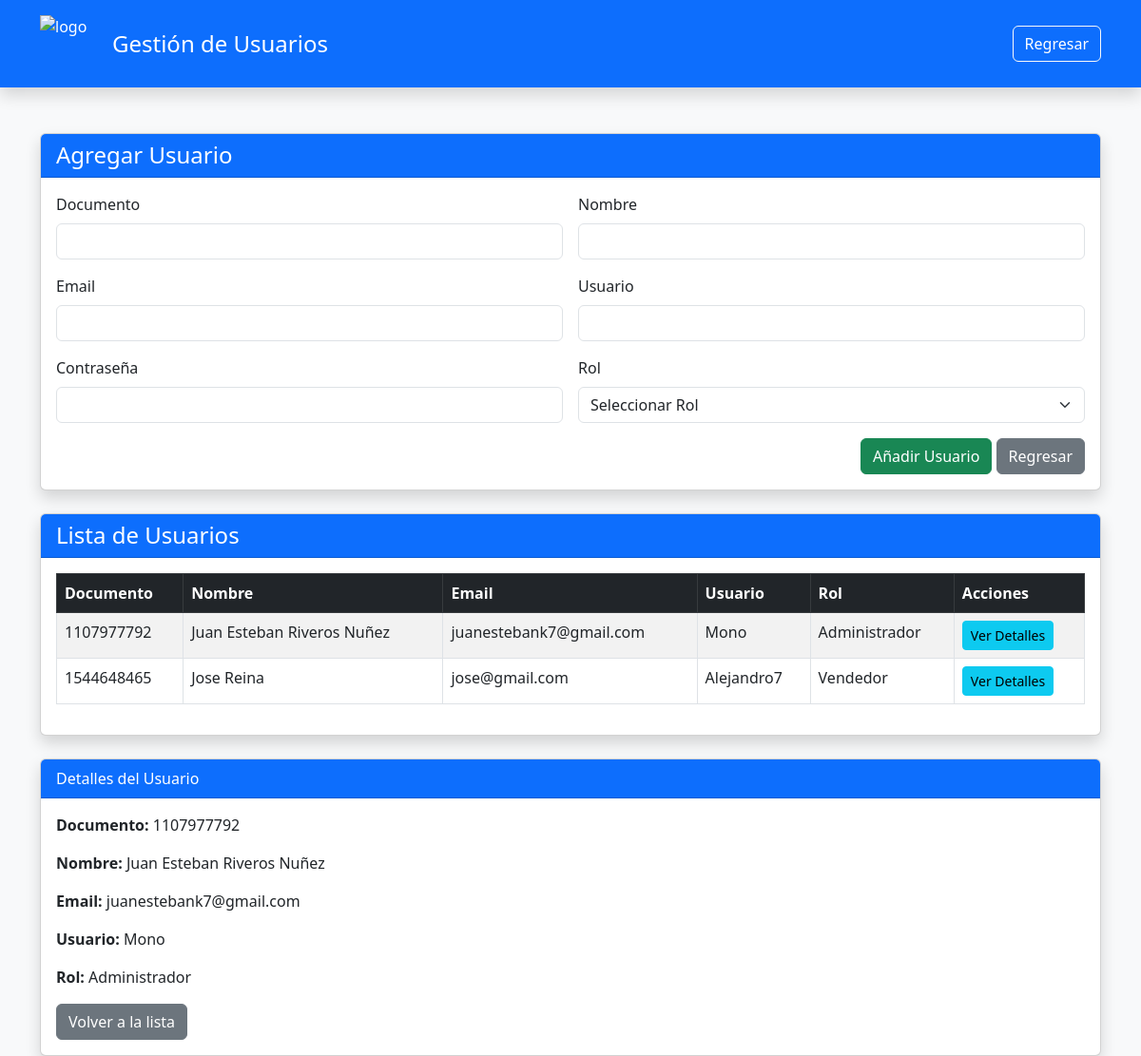
Page /model/Administrador/usuarios.php?documento=1107977792 (signed in) on the committed database.
### tables this page shows
CREATE TABLE `usuarios` (
  `documento` int(12) NOT NULL,
  `nombre` varchar(100) NOT NULL,
  `email` varchar(100) NOT NULL,
  `usuario` varchar(50) NOT NULL,
  `contrasena` varchar(255) NOT NULL,
  `id_rol` int(11) NOT NULL,
  `token_recuperacion` varchar(255) DEFAULT NULL,
  `token_expira` datetime DEFAULT NULL
);

CREATE TABLE `roles` (
  `id_rol` int(11) NOT NULL,
  `nombre_rol` varchar(50) NOT NULL
);

### model/Administrador/usuarios.php (the view, shortened to what this page needs)
<?php
$db = new Database();
$con = $db->conectar();
$sql = $con->prepare("
    SELECT u.documento, u.nombre, u.email, u.usuario, r.nombre_rol
    FROM usuarios u
    INNER JOIN roles r ON u.id_rol = r.id_rol
");
$sql->execute();
$usuarios = $sql->fetchAll(PDO::FETCH_ASSOC);
?>
<!DOCTYPE html>
<html lang="es">
<head>
    <link href="https://cdn.jsdelivr.net/npm/bootstrap@5.3.0/dist/css/bootstrap.min.css" rel="stylesheet">
</head>
<body class="bg-light">
    <header class="bg-primary text-white py-3 shadow">
        <div class="container d-flex flex-column flex-md-row align-items-center justify-content-between">
            <div class="d-flex align-items-center">
                <img src="../../controller/image/avatar.png" alt="logo" class="me-3" style="width:60px; height:60px;">
                <h4 class="mb-0">Gestión de Usuarios</h4>
            </div>
            <a href="indexadmin.php" class="btn btn-outline-light text-decoration-none text-white">
                <i class="bi bi-box-arrow-right"></i> Regresar
            </a>
        </div>
    </header>
    <div class="container mt-5">
        <div class="card shadow mb-4">
            <div class="card-header bg-primary text-white">
                <h4 class="mb-0">Agregar Usuario</h4>
            </div>
            <div class="card-body">
                <form method="POST" autocomplete="off" class="row g-3">
                    <div class="col-md-6">
                        <label class="form-label">Documento</label>
                        <input type="text" name="documento" class="form-control" required>
                    </div>
                    <div class="col-md-6">
                        <label class="form-label">Nombre</label>
                        <input type="text" name="nombre" class="form-control" required>
                    </div>
                    <div class="col-md-6">
                        <label class="form-label">Email</label>
                        <input type="email" name="email" class="form-control" required>
                    </div>
                    <div class="col-md-6">
                        <label class="form-label">Usuario</label>
                        <input type="text" name="usuario" class="form-control" required>
                    </div>
                    <div class="col-md-6">
                        <label class="form-label">Contraseña</label>
                        <input type="password" name="contrasena" class="form-control" required>
                    </div>
                    <div class="col-md-6">
                        <label class="form-label">Rol</label>
                        <select name="id_rol" class="form-select" required>
                            <option value="">Seleccionar Rol</option>
                        </select>
                    </div>
                    <div class="text-end mt-3">
                        <button type="submit" name="crear" class="btn btn-success">Añadir Usuario</button>
                        <a href="indexadmin.php" class="btn btn-secondary">Regresar</a>
                    </div>
                </form>
            </div>
        </div>
        <div class="card shadow">
            <div class="card-header bg-primary text-white">
                <h4 class="mb-0">Lista de Usuarios</h4>
            </div>
            <div class="card-body">
                <table class="table table-bordered table-striped">
                    <thead class="table-dark">
                        <tr>
                            <th>Documento</th>
                            <th>Nombre</th>
                            <th>Email</th>
                            <th>Usuario</th>
                            <th>Rol</th>
                            <th>Acciones</th>
                        </tr>
                    </thead>
                    <tbody>
                        <?php foreach ($usuarios as $user): ?>
                            <tr>
                                <td><?= htmlspecialchars($user['documento']) ?></td>
                                <td><?= htmlspecialchars($user['nombre']) ?></td>
                                <td><?= htmlspecialchars($user['email']) ?></td>
                                <td><?= htmlspecialchars($user['usuario']) ?></td>
                                <td><?= htmlspecialchars($user['nombre_rol']) ?></td>
                                <td>
                                    <a href="usuarios.php?documento=<?= urlencode($user['documento']) ?>" class="btn btn-info btn-sm">Ver Detalles</a>
                                </td>
                            </tr>
                        <?php endforeach; ?>
                    </tbody>
                </table>
            </div>
        </div>
        <?php
        if (isset($_GET['documento'])) {
            $doc = $_GET['documento'];
            $sqlDetalle = $con->prepare("
                SELECT u.documento, u.nombre, u.usuario, u.email, r.nombre_rol
                FROM usuarios u
                INNER JOIN roles r ON u.id_rol = r.id_rol
                WHERE u.documento = ?
            ");
            $sqlDetalle->execute([$doc]);
            $detalle = $sqlDetalle->fetch(PDO::FETCH_ASSOC);
            if ($detalle):
        ?>
                <div class="card shadow mt-4">
                    <div class="card-header bg-primary text-white">Detalles del Usuario</div>
                    <div class="card-body">
                        <p><strong>Documento:</strong> <?= htmlspecialchars($detalle['documento']) ?></p>
                        <p><strong>Nombre:</strong> <?= htmlspecialchars($detalle['nombre']) ?></p>
                        <p><strong>Email:</strong> <?= htmlspecialchars($detalle['email']) ?></p>
                        <p><strong>Usuario:</strong> <?= htmlspecialchars($detalle['usuario']) ?></p>
                        <p><strong>Rol:</strong> <?= htmlspecialchars($detalle['nombre_rol']) ?></p>
                        <a href="usuarios.php" class="btn btn-secondary">Volver a la lista</a>
                    </div>
                </div>
        <?php
            else:
                echo "<div class='alert alert-danger mt-4'>No se encontraron detalles del usuario.</div>";
            endif;
        }
        ?>
    </div>
</body>
</html>

### rows in the picture
usuarios: documento "1107977792", nombre "Juan Esteban Riveros Nuñez", email "juanestebank7@gmail.com", usuario "Mono", id_rol.nombre_rol "Administrador"
usuarios: documento "1544648465", nombre "Jose Reina", email "jose@gmail.com", usuario "Alejandro7", id_rol.nombre_rol "Vendedor"
